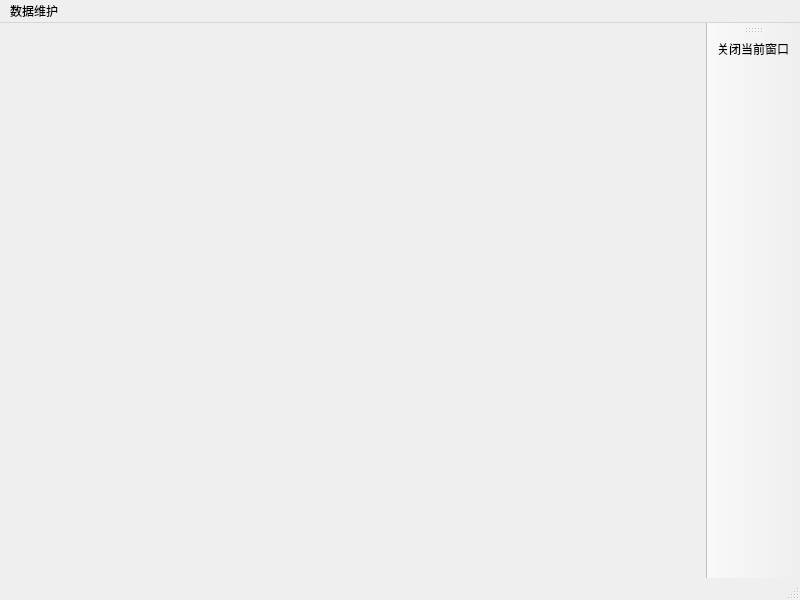
<?xml version="1.0" encoding="UTF-8"?>
<ui version="4.0">
 <class>FrmMainWindow</class>
 <widget class="QMainWindow" name="FrmMainWindow">
  <property name="geometry">
   <rect>
    <x>0</x>
    <y>0</y>
    <width>800</width>
    <height>600</height>
   </rect>
  </property>
  <property name="windowTitle">
   <string>MainWindow</string>
  </property>
  <widget class="QWidget" name="centralwidget"/>
  <widget class="QMenuBar" name="menubar">
   <property name="geometry">
    <rect>
     <x>0</x>
     <y>0</y>
     <width>800</width>
     <height>23</height>
    </rect>
   </property>
   <widget class="QMenu" name="menu">
    <property name="title">
     <string>数据维护</string>
    </property>
    <addaction name="actionMarkingCode"/>
    <addaction name="actionWO"/>
    <addaction name="actionHk075"/>
   </widget>
   <addaction name="menu"/>
  </widget>
  <widget class="QStatusBar" name="statusbar"/>
  <widget class="QToolBar" name="toolBar">
   <property name="windowTitle">
    <string>toolBar</string>
   </property>
   <attribute name="toolBarArea">
    <enum>RightToolBarArea</enum>
   </attribute>
   <attribute name="toolBarBreak">
    <bool>false</bool>
   </attribute>
   <addaction name="actionCloseCurrPage"/>
  </widget>
  <action name="actionMarkingCode">
   <property name="text">
    <string>机种打标规则维护</string>
   </property>
  </action>
  <action name="actionWO">
   <property name="text">
    <string>客户WO维护</string>
   </property>
  </action>
  <action name="actionCloseCurrPage">
   <property name="icon">
    <iconset resource="res.qrc">
     <normaloff>:/images/close.jpg</normaloff>:/images/close.jpg</iconset>
   </property>
   <property name="text">
    <string>关闭当前窗口</string>
   </property>
   <property name="shortcut">
    <string>Alt+Q</string>
   </property>
  </action>
  <action name="actionHk075">
   <property name="text">
    <string>HK075交期维护</string>
   </property>
  </action>
 </widget>
 <resources>
  <include location="res.qrc"/>
 </resources>
 <connections/>
</ui>
